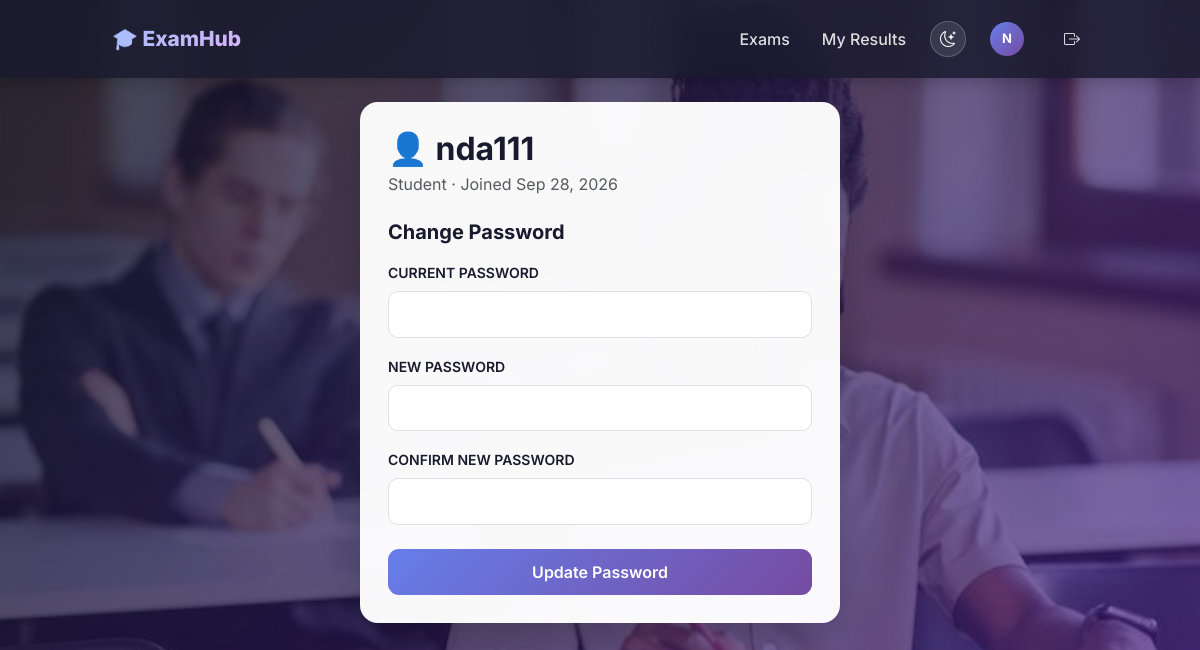
The page /profile (signed in) on the database its author committed.
### models.py (models this page shows, shortened)
class User(UserMixin, db.Model):
    __tablename__ = 'user'
    id = db.Column(db.Integer, primary_key=True)
    username = db.Column(db.String(80), unique=True, nullable=False, index=True)
    password_hash = db.Column(db.String(200), nullable=False)
    is_admin = db.Column(db.Boolean, default=False, nullable=False)
    created_at = db.Column(db.DateTime, default=datetime.utcnow)
    results = db.relationship('Result', backref='student', lazy=True,
                              cascade='all, delete-orphan')

### app.py (the view, shortened to what this page needs)
@app.route('/profile', methods=['GET', 'POST'])
@login_required
def profile():
    return render_template('profile.html')

### app.py (called while the page is built)
@login_manager.user_loader
def load_user(user_id):
    return User.query.get(int(user_id))

### templates/profile.html (shortened to what this page needs)
{% extends 'base.html' %}
{% block content %}
<div class="d-flex justify-content-center">
    <div class="glass-card" style="max-width:480px; width:100%;">
        <h2 class="fw-bold mb-1">👤 {{ current_user.username }}</h2>
        <p class="text-muted mb-4">
            {{ 'Administrator' if current_user.is_admin else 'Student' }} ·
            Joined {{ current_user.created_at.strftime('%b %d, %Y') }}
        </p>
        <h5 class="fw-bold mb-3">Change Password</h5>
        <form method="POST">
            <div class="mb-3">
                <label class="form-label fw-semibold small">CURRENT PASSWORD</label>
                <input type="password" name="current_password" class="form-control" required>
            </div>
            <div class="mb-3">
                <label class="form-label fw-semibold small">NEW PASSWORD</label>
                <input type="password" name="new_password" class="form-control" minlength="6" required>
            </div>
            <div class="mb-4">
                <label class="form-label fw-semibold small">CONFIRM NEW PASSWORD</label>
                <input type="password" name="confirm_password" class="form-control" minlength="6" required>
            </div>
            <button class="btn btn-primary w-100">Update Password</button>
        </form>
    </div>
</div>
{% endblock %}

### templates/base.html (shortened to what this page needs)
<!DOCTYPE html>
<html lang="en">
<head>
    <link href="https://cdn.jsdelivr.net/npm/bootstrap@5.3.3/dist/css/bootstrap.min.css" rel="stylesheet">
    <link rel="stylesheet" href="https://cdn.jsdelivr.net/npm/bootstrap-icons@1.11.3/font/bootstrap-icons.css">
</head>
<body>
<nav class="navbar navbar-expand-lg navbar-dark app-navbar">
    <div class="container" style="max-width:1000px;">
        <a class="navbar-brand" href="/">🎓 ExamHub</a>
        <div class="navbar-nav ms-auto align-items-center flex-row gap-3">
            {% if current_user.is_authenticated %}
                {% if current_user.is_admin %}
                    <a class="nav-link" href="/admin">Dashboard</a>
                    <a class="nav-link" href="/admin/analytics">Analytics</a>
                    <a class="nav-link" href="/admin/results">Results</a>
                {% else %}
                    <a class="nav-link" href="/dashboard">Exams</a>
                    <a class="nav-link" href="/my-results">My Results</a>
                {% endif %}
                <button class="theme-toggle" id="themeToggle" title="Toggle theme">
                    <i class="bi bi-moon-stars" id="themeIcon"></i>
                </button>
                <a class="nav-link" href="/profile" title="Profile">
                    <span class="avatar">{{ current_user.username[0].upper() }}</span>
                </a>
                <a class="nav-link" href="/logout"><i class="bi bi-box-arrow-right"></i></a>
            {% else %}
                <a class="nav-link" href="/login">Login</a>
                <a class="nav-link" href="/signup">Sign Up</a>
            {% endif %}
        </div>
    </div>
</nav>
<div class="container my-4" style="max-width: 1000px;">
    {% block content %}{% endblock %}
</div>
</body>
</html>

### rows shown on the page
User: username "N", username "nda111", is_admin "Student", created_at "Sep 28, 2026"
